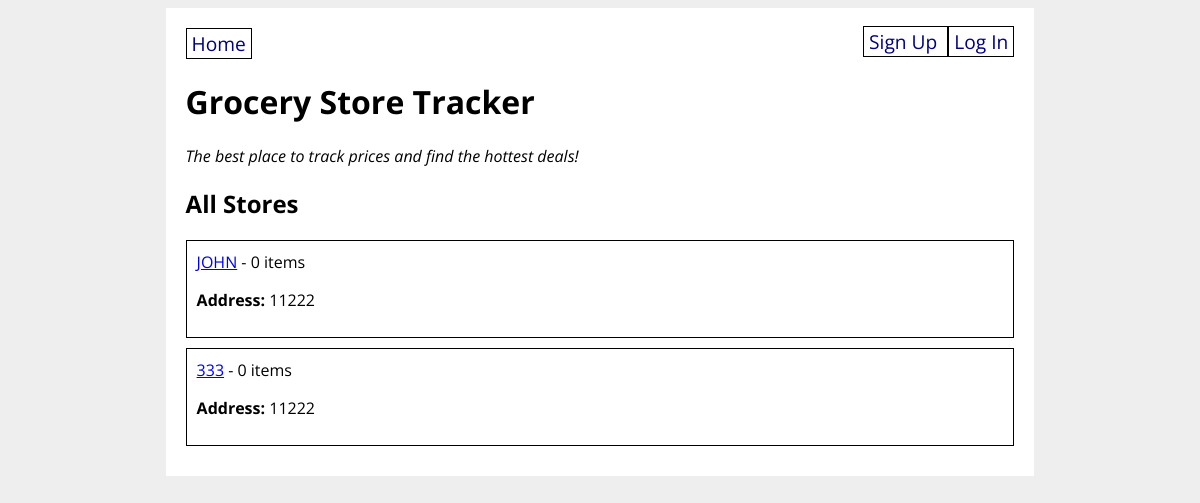
Before: / with the older database file.
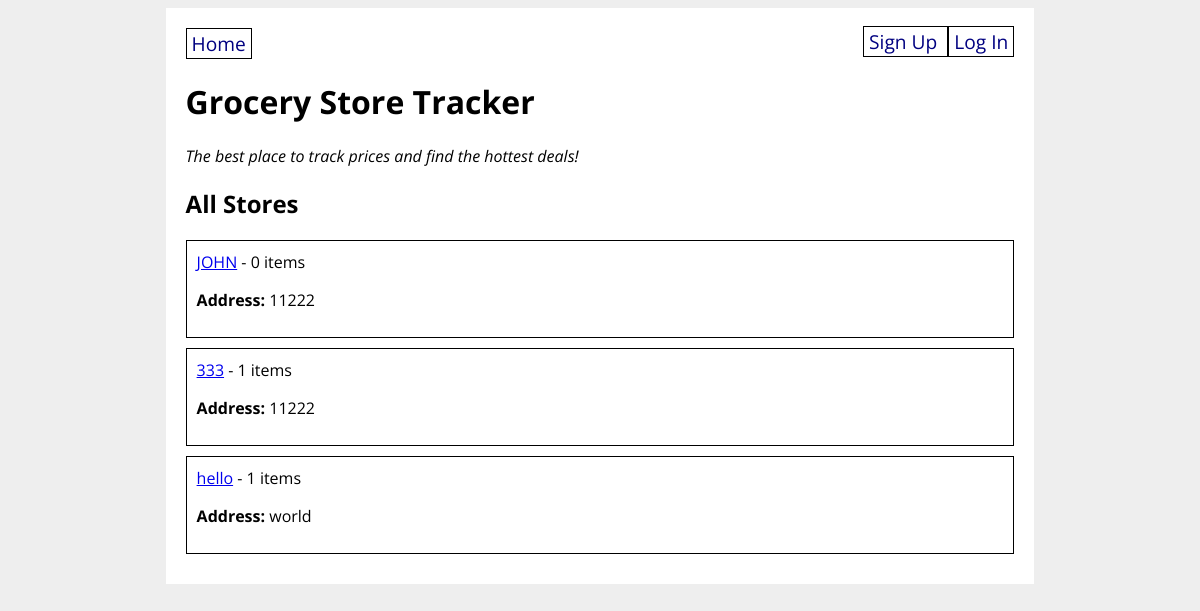
After: the same page with the newer database file.
### grocery_app/models.py (models this page shows)
class GroceryStore(db.Model):
    id = db.Column(db.Integer, primary_key=True)
    title = db.Column(db.String(80), nullable=False)
    address = db.Column(db.String(200), nullable=False)
    items = db.relationship('GroceryItem', back_populates='store')
    created_by_id = db.Column(db.Integer, db.ForeignKey('user.id'))
    created_by = db.relationship('User')

### grocery_app/routes.py (the view)
@main.route('/')
def homepage():
    all_stores = GroceryStore.query.all()
    print(all_stores)
    return render_template('home.html', all_stores=all_stores)

### grocery_app/templates/home.html
{% extends 'base.html' %}
{% block content %}
<h1>Grocery Store Tracker</h1>
<p><em>The best place to track prices and find the hottest deals!</em></p>
<h2>All Stores</h2>
{% for store in all_stores %}
<div class="store">
    <a href="/store/{{ store.id }}">{{ store.title }}</a> -
    {{ store.items|length }} items
    <p><strong>Address:</strong> {{ store.address }}</p>
</div>
{% endfor %}
{% endblock %}

Changed rows visible on the page:
computed for GroceryStore (number 2 of 3 on the later page): items|length "0" → "1"
added GroceryStore: title "hello", items|length "1", address "world"
